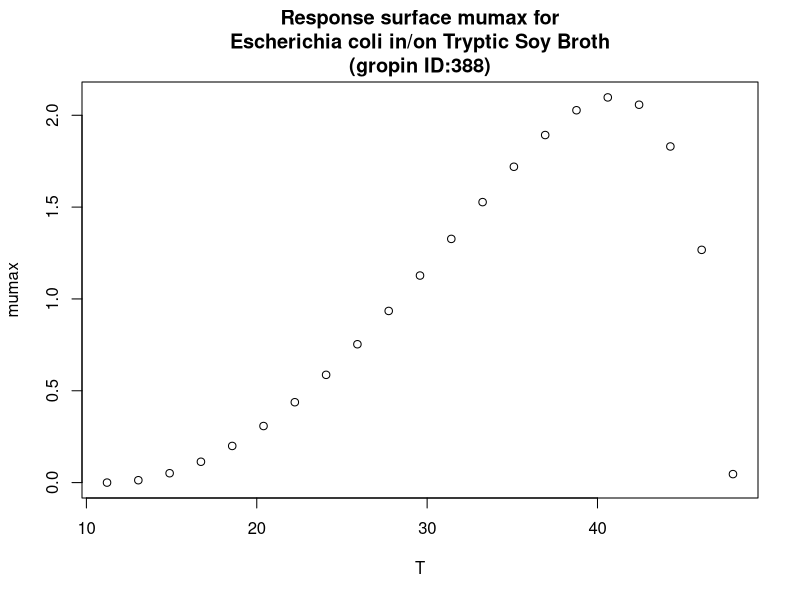

R code for this plot:
#############################
# start of Parameter script
#############################
T <- seq(11.2112,47.952047952048,length.out=21)
#############################
# end of Parameter script
#############################
############################# 
# start of Model script Gropin ID 388 
#############################
 
# constant coefficients for this model
 
variables <- data.frame(T)
argumentsPar <- expand.grid(variables)
 
# heart of the model
response_surface <- function(T) {
   mumax <-(2.1*(T-48)*((T-11.2)^2))/((41-11.2)*((41-11.2)*(T-41)-(41-48)*(41+11.2-2*T)))

return(mumax=mumax)
} 

# output parameters
responseSurface <- cbind(argumentsPar,response_surface(argumentsPar['T']))
colnames(responseSurface) <- c(colnames(argumentsPar),'mumax')
#############################
# End of Model script
#############################
############################# 
# start of Visualisation script Gropin ID 388 
#############################
plot(T,responseSurface$'mumax',xlab='T',
                          ylab='mumax',main='Response surface mumax for
Escherichia coli in/on Tryptic Soy Broth
(gropin ID:388)')
#############################
# End of Visualisation script
#############################
